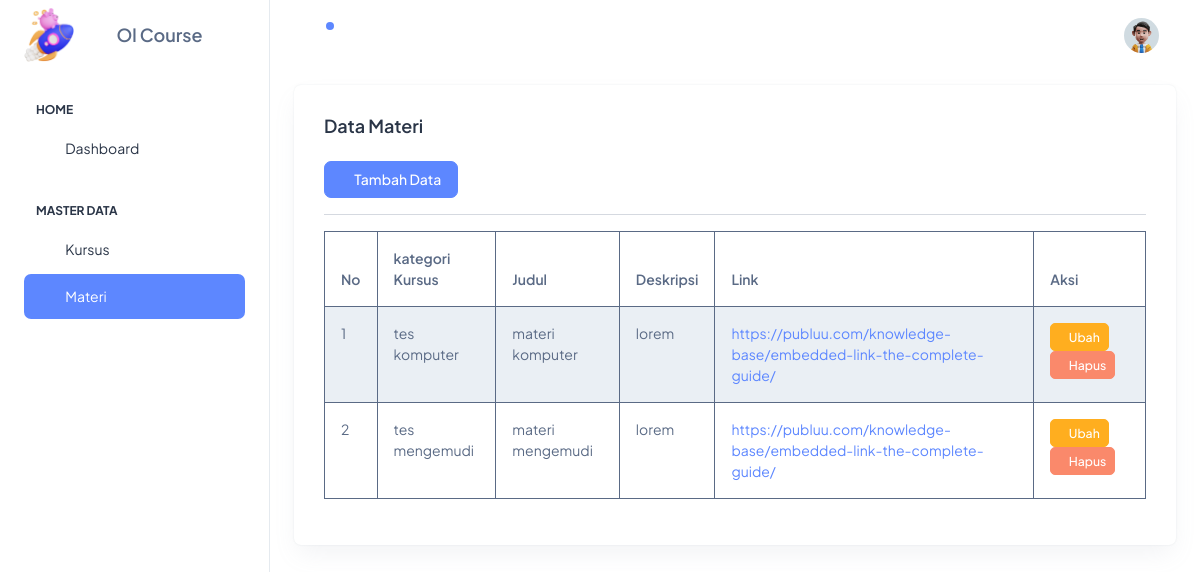
Screenshot of /?page=materi_read with the database file from the repository.
### tables this page shows
CREATE TABLE `materi` (
  `id` int NOT NULL,
  `kategori` varchar(50) NOT NULL,
  `judul` varchar(50) NOT NULL,
  `deskripsi` text NOT NULL,
  `link` text NOT NULL
);

### materi/materi_read.php (the view)
<div class="container-fluid">
    <div class="card">
        <div class="card-body">
            <h5 class="card-title fw-semibold mb-4">Data Materi</h5>
            <a href="?page=materi_add" class="btn btn-primary"><i class="ti ti-plus"></i> Tambah Data</a>
            <hr>
            <table class="table table-hover table-bordered table-striped" style="border: 1px;">
                <thead>
                    <tr>
                        <th>No</th>
                        <th>kategori Kursus</th>
                        <th>Judul</th>
                        <th>Deskripsi</th>
                        <th>Link</th>
                        <th>Aksi</th>
                    </tr>
                </thead>
                <tbody>
                    <?php
                    $no = 1;
                    $query = mysqli_query($konek, "select * from materi");
                    while ($data = mysqli_fetch_array($query)) { ?>
                        <tr>
                            <td><?= $no++ ?></td>
                            <td><?= $data['kategori'] ?></td>
                            <td><?= $data['judul'] ?></td>
                            <td><?= $data['deskripsi'] ?></td>
                            <td>
                                <a href="<?= $data['link'] ?>"target="_blank"><?= $data['link'] ?></a>
                            </td>
                            <td>
                            <a href="?page=materi_edit&id=<?= $data[0] ?>" class="btn btn-sm btn-warning"><i class="ti ti-edit"></i>Ubah</a>
                            <a href="?page=materi_delete&id=<?= $data[0] ?>" onclick="return confirm('Yakin ingin menghapus data ini')" class="btn btn-sm btn-danger"><i class="ti ti-trash"></i>Hapus</a>
                            </td>
                        </tr>
                    <?php } ?>
                </tbody>
            </table>
        </div>
    </div>
</div>

### rows the page displays
materi: kategori "tes komputer", judul "materi komputer", deskripsi "lorem", link "https://publuu.com/knowledge-base/embedded-link-the-complete-guide/"
materi: kategori "tes mengemudi", judul "materi mengemudi", deskripsi "lorem", link "https://publuu.com/knowledge-base/embedded-link-the-complete-guide/"
